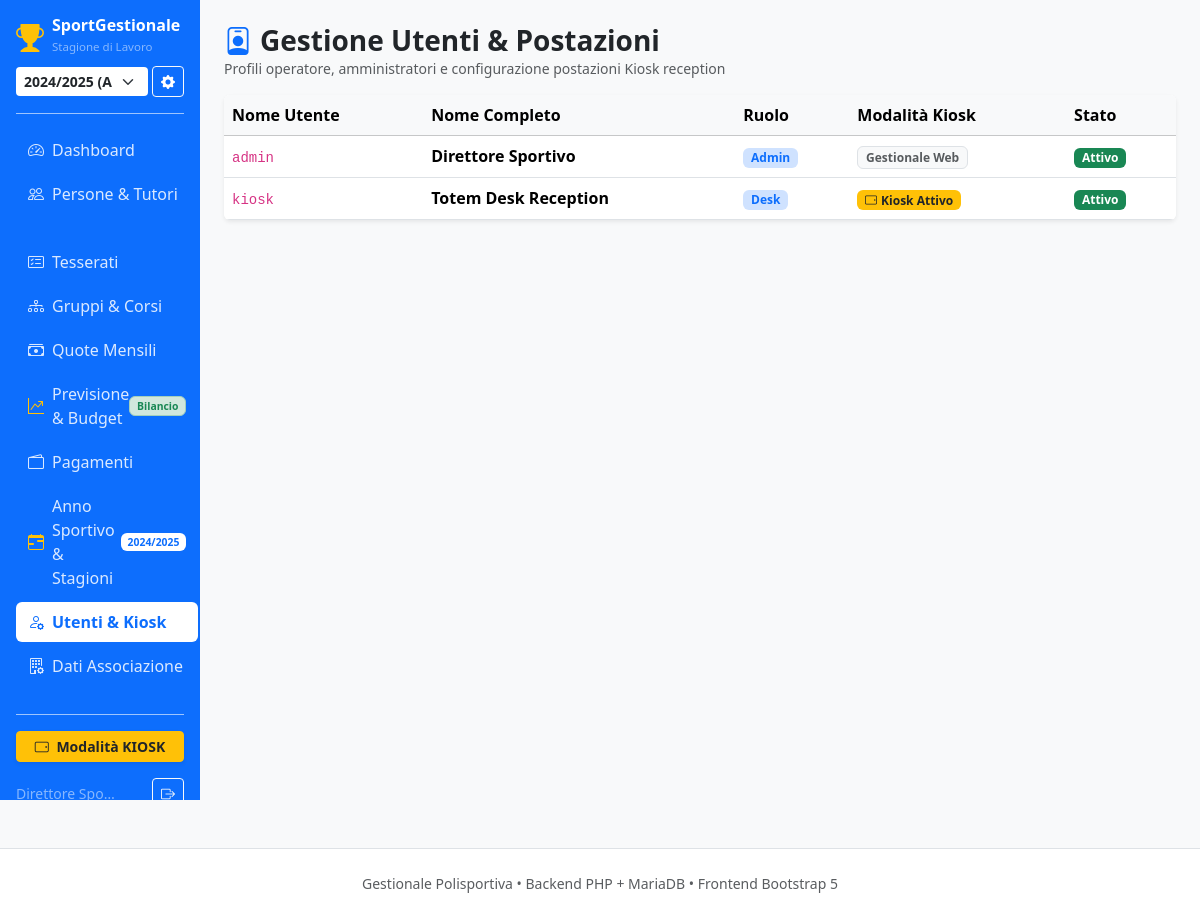
Screenshot of /index.php?page=utenti (signed in) with the database file from the repository.
### tables this page shows
CREATE TABLE IF NOT EXISTS `anno` (
  `id` INT AUTO_INCREMENT PRIMARY KEY,
  `anno` VARCHAR(20) NOT NULL COMMENT 'es. 2024/2025',
  `data_inizio` DATE NOT NULL,
  `data_fine` DATE NOT NULL,
  `attivo` TINYINT(1) NOT NULL DEFAULT 0 COMMENT '1 se anno corrente',
  `created_at` TIMESTAMP DEFAULT CURRENT_TIMESTAMP
);

CREATE TABLE IF NOT EXISTS `utenti` (
  `id` INT AUTO_INCREMENT PRIMARY KEY,
  `username` VARCHAR(50) NOT NULL UNIQUE,
  `password_hash` VARCHAR(255) NOT NULL,
  `nome` VARCHAR(100) NOT NULL,
  `ruolo` ENUM('admin', 'operatore', 'desk') NOT NULL DEFAULT 'operatore',
  `is_kiosk` TINYINT(1) NOT NULL DEFAULT 0 COMMENT 'Se 1, reindirizza direttamente al Kiosk touch',
  `attivo` TINYINT(1) NOT NULL DEFAULT 1,
  `created_at` TIMESTAMP DEFAULT CURRENT_TIMESTAMP
);

### public/index.php (called while the page is built, shortened)
<?php
require_once PATH_INCLUDES . '/auth.php';
$page = isset($_GET['page']) ? trim($_GET['page']) : 'home';
$user = getCurrentUser();
$allowedPages = [
    'home'           => 'gestionale.php',
    'gestionale'     => 'gestionale.php',
    'kiosk'          => 'kiosk.php',
    'persone'        => 'persone.php',
    'persona_nuova'  => 'persona_nuova.php',
    'nuova_persona'  => 'persona_nuova.php',
    'tesserati'      => 'tesserati.php',
    'gruppi'         => 'gruppi.php',
    'quote'          => 'quote.php',
    'quote_scadute'  => 'quote_scadute.php',
    'previsioni'     => 'previsioni.php',
    'previsione'     => 'previsioni.php',
    'budget'         => 'previsioni.php',
    'spesa_nuova'    => 'spesa_nuova.php',
    'nuova_spesa'    => 'spesa_nuova.php',
    'spesa_modifica' => 'spesa_nuova.php',
    'sinottico_consiglio' => 'sinottico_consiglio.php',
    'sinottico_cd'   => 'sinottico_consiglio.php',
    'pagamenti'      => 'pagamenti.php',
    'anni'           => 'anni.php',
    'utenti'         => 'utenti.php',
    'associazione'   => 'associazione.php',
    'dati_associazione' => 'associazione.php',
    'logout'         => 'logout.php'
];
$fileToLoad = $allowedPages[$page] ?? '404.php';
$targetPath = PATH_PAGES . '/' . $fileToLoad;
require $targetPath;

### private/includes/auth.php (called while the page is built, shortened)
<?php
function getCurrentUser() {
    if (isset($_SESSION['user_id'])) {
        return [
            'id'       => $_SESSION['user_id'],
            'username' => $_SESSION['username'],
            'nome'     => $_SESSION['nome'],
            'ruolo'    => $_SESSION['ruolo'],
            'is_kiosk' => $_SESSION['is_kiosk']
        ];
    }
    return null;
}

### private/pages/utenti.php (the view)
<?php
require_once (defined('PATH_INCLUDES') ? PATH_INCLUDES : __DIR__ . '/../includes') . '/header.php';
$db = getDbConnection();
$utenti = $db->query("SELECT id, username, nome, ruolo, is_kiosk, attivo, created_at FROM utenti ORDER BY id ASC")->fetchAll();
?>
<div class="d-flex justify-content-between align-items-center mb-3">
    <div>
        <h2 class="h3 fw-bold mb-0"><i class="bi bi-person-badge me-2 text-primary"></i>Gestione Utenti & Postazioni</h2>
        <p class="text-muted small mb-0">Profili operatore, amministratori e configurazione postazioni Kiosk reception</p>
    </div>
</div>
<div class="table-responsive bg-white rounded shadow-sm">
    <table class="table table-hover align-middle mb-0">
        <thead class="table-light">
            <tr>
                <th>Nome Utente</th>
                <th>Nome Completo</th>
                <th>Ruolo</th>
                <th>Modalità Kiosk</th>
                <th>Stato</th>
            </tr>
        </thead>
        <tbody>
            <?php foreach ($utenti as $u): ?>
                <tr>
                    <td><code><?= htmlspecialchars($u['username']) ?></code></td>
                    <td><strong><?= htmlspecialchars($u['nome']) ?></strong></td>
                    <td><span class="badge bg-primary-subtle text-primary"><?= ucfirst($u['ruolo']) ?></span></td>
                    <td>
                        <?php if ($u['is_kiosk']): ?>
                            <span class="badge bg-warning text-dark"><i class="bi bi-tablet-landscape me-1"></i>Kiosk Attivo</span>
                        <?php else: ?>
                            <span class="badge bg-light text-muted border">Gestionale Web</span>
                        <?php endif; ?>
                    </td>
                    <td>
                        <span class="badge bg-<?= $u['attivo'] ? 'success' : 'danger' ?>">
                            <?= $u['attivo'] ? 'Attivo' : 'Disattivato' ?>
                        </span>
                    </td>
                </tr>
            <?php endforeach; ?>
        </tbody>
    </table>
</div>
<?php require_once (defined('PATH_INCLUDES') ? PATH_INCLUDES : __DIR__ . '/../includes') . '/footer.php'; ?>

### private/includes/header.php (shortened to what this page needs)
<?php
$headerDb = function_exists('getDbConnection') ? getDbConnection() : null;
$annoAttivo = null;
$tuttiAnni = [];
if ($headerDb) {
    try {
        $annoAttivo = $headerDb->query("SELECT * FROM anno WHERE attivo = 1 LIMIT 1")->fetch();
        $tuttiAnni = $headerDb->query("SELECT id, anno, attivo FROM anno ORDER BY data_inizio DESC")->fetchAll() ?: [];
    } catch (Exception $e) {}
}
$annoIdAttivo = (int)($annoAttivo['id'] ?? 1);
?>
<!DOCTYPE html>
<html lang="it">
<head>
    <link href="assets/css/bootstrap.min.css" rel="stylesheet">
    <link rel="stylesheet" href="assets/css/bootstrap-icons.min.css">
</head>
<body>
<div class="container-fluid">
    <div class="row">
        <nav class="col-md-3 col-lg-2 d-none d-md-flex flex-column sidebar p-3 sticky-top" style="height: 100vh; overflow-y: auto;">
            <div class="mb-3 pb-3 border-bottom border-primary-subtle">
                <div class="d-flex align-items-center gap-2 mb-2">
                    <i class="bi bi-trophy-fill text-warning fs-3"></i>
                    <div>
                        <span class="fs-6 fw-bold text-white d-block lh-1">SportGestionale</span>
                        <small class="text-white-50" style="font-size: 0.72rem;">Stagione di Lavoro</small>
                    </div>
                </div>
                <div class="d-flex align-items-center gap-1 mt-2">
                    <select class="form-select form-select-sm bg-white text-dark fw-bold border-0 shadow-xs"
                            title="Cambia Anno Sportivo di Lavoro"
                            onchange="window.location.href='index.php?action=salva_anno&switch_anno_id='+this.value+'&return_page=<?= urlencode($page) ?>'">
                        <?php foreach ($tuttiAnni as $aOpt): ?>
                            <option value="<?= $aOpt['id'] ?>" <?= ((int)$aOpt['id'] === $annoIdAttivo ? 'selected' : '') ?>>
                                <?= htmlspecialchars($aOpt['anno']) ?> <?= (!empty($aOpt['attivo']) ? ' (Attivo)' : '') ?>
                            </option>
                        <?php endforeach; ?>
                    </select>
                    <a href="index.php?page=anni" class="btn btn-sm btn-outline-light text-white flex-shrink-0" title="Gestione Anni Sportivi & Creazione Nuova Stagione">
                        <i class="bi bi-gear-fill"></i>
                    </a>
                </div>
            </div>
            <ul class="nav flex-column mb-auto">
                <li class="nav-item">
                    <a class="nav-link <?= ($page==='gestionale'?'active':'') ?>" href="index.php?page=gestionale">
                        <i class="bi bi-speedometer2 me-2"></i> Dashboard
                    </a>
                </li>
                <li class="nav-item">
                    <a class="nav-link <?= (in_array($page, ['persone', 'persona_nuova', 'nuova_persona']) ? 'active' : '') ?>" href="index.php?page=persone">
                        <i class="bi bi-people me-2"></i> Persone & Tutori
                    </a>
                </li>
                <li class="nav-item">
                    <a class="nav-link <?= ($page==='tesserati'?'active':'') ?>" href="index.php?page=tesserati">
                        <i class="bi bi-card-checklist me-2"></i> Tesserati
                    </a>
                </li>
                <li class="nav-item">
                    <a class="nav-link <?= ($page==='gruppi'?'active':'') ?>" href="index.php?page=gruppi">
                        <i class="bi bi-diagram-3 me-2"></i> Gruppi & Corsi
                    </a>
                </li>
                <li class="nav-item">
                    <a class="nav-link <?= ($page==='quote'||$page==='quote_scadute'?'active':'') ?>" href="index.php?page=quote">
                        <i class="bi bi-cash-stack me-2"></i> Quote Mensili
                    </a>
                </li>
                <li class="nav-item">
                    <a class="nav-link <?= (in_array($page, ['previsioni', 'previsione', 'budget', 'spesa_nuova', 'nuova_spesa', 'spesa_modifica', 'sinottico_consiglio', 'sinottico_cd']) ? 'active' : '') ?>" href="index.php?page=previsioni">
                        <i class="bi bi-graph-up-arrow me-2 text-warning"></i> Previsione & Budget
                        <span class="badge bg-success-subtle text-success border border-success-subtle ms-auto" style="font-size: 0.65rem;">Bilancio</span>
                    </a>
                </li>
                <li class="nav-item">
                    <a class="nav-link <?= ($page==='pagamenti'?'active':'') ?>" href="index.php?page=pagamenti">
                        <i class="bi bi-wallet2 me-2"></i> Pagamenti
                    </a>
                </li>
                <li class="nav-item">
                    <a class="nav-link <?= ($page==='anni'?'active':'') ?>" href="index.php?page=anni">
                        <i class="bi bi-calendar-range me-2 text-warning"></i> Anno Sportivo & Stagioni
                        <span class="badge bg-white text-primary ms-auto" style="font-size: 0.65rem;"><?= htmlspecialchars($annoAttivo['anno']) ?></span>
                    </a>
                </li>
                <li class="nav-item">
                    <a class="nav-link <?= ($page==='utenti'?'active':'') ?>" href="index.php?page=utenti">
                        <i class="bi bi-person-gear me-2"></i> Utenti & Kiosk
                    </a>
                </li>
                <li class="nav-item">
                    <a class="nav-link <?= (in_array($page, ['associazione', 'dati_associazione']) ? 'active' : '') ?>" href="index.php?page=associazione">
                        <i class="bi bi-building-gear me-2"></i> Dati Associazione
                    </a>
                </li>
            </ul>
            <div class="pt-3 border-top border-primary-subtle d-flex flex-column gap-2">
                <a href="index.php?page=kiosk" class="btn btn-warning text-dark fw-bold btn-sm shadow-sm w-100">
                    <i class="bi bi-tablet-landscape me-1"></i> Modalità KIOSK
                </a>
                <div class="d-flex justify-content-between align-items-center text-white-50 small mt-2">
                    <span class="text-truncate" style="max-width: 100px;"><?= htmlspecialchars($user['nome'] ?? 'Utente') ?></span>
                    <a href="index.php?page=logout" class="btn btn-outline-light btn-sm" title="Disconnetti"><i class="bi bi-box-arrow-right"></i></a>
                </div>
            </div>
        </nav>
        <main class="col-md-9 col-lg-10 ms-sm-auto px-md-4 py-4">

### private/includes/header.php (style rules this page uses)
body { background-color: #f8f9fa; }
.sidebar { min-height: 100vh; background-color: #0d6efd; color: #fff; }
.sidebar .nav-link { color: rgba(255, 255, 255, 0.85); border-radius: 0.375rem; padding: 0.5rem 0.75rem; margin-bottom: 0.25rem; display: flex; align-items: center; }
.sidebar .nav-link:hover, .sidebar .nav-link.active { color: #fff; background-color: rgba(255, 255, 255, 0.2); }
.sidebar .nav-link.active { background-color: #fff; color: #0d6efd !important; font-weight: 600; }
.table-responsive { box-shadow: 0 0.125rem 0.25rem rgba(0,0,0,0.075); border-radius: 0.5rem; background: #fff; }

### rows the page displays
anno: anno "2024/2025"
utenti: username "admin", nome "Direttore Sportivo", ruolo "Admin", is_kiosk "Gestionale Web", attivo "Attivo"
utenti: username "kiosk", nome "Totem Desk Reception", ruolo "Desk", is_kiosk 1 (drawn), attivo "Attivo"

### other values shown
$user['nome'] "Direttore Spo…"
form field value "2024/2025 (Attivo)"
